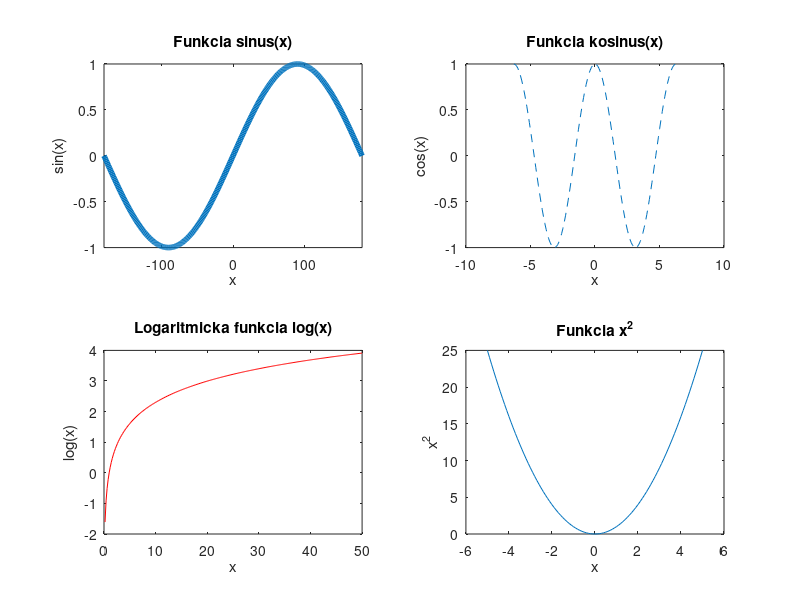

This figure's MATLAB source:
x1 = -180:1:180;
y1 = sind(x1);
subplot(2,2,1);
h1 = plot(x1, y1);
set(h1, 'LineWidth', 4);
title('Funkcia sinus(x)');
xlabel('x');
ylabel('sin(x)');
xlim([-180, 180]);



x2 = -2*pi:0.1:2*pi;
y2 = cos(x2);
subplot(2,2,2);
h2 = plot(x2, y2);

set(h2, 'LineStyle', '--'); 

title('Funkcia kosinus(x)');
xlabel('x');
ylabel('cos(x)');

x3 = 0:0.2:50;
y3 = log(x3);
subplot(2,2,3);
h3 = plot(x3, y3);

set(h3, 'Color', 'r'); 

title('Logaritmicka funkcia log(x)');
xlabel('x');
ylabel('log(x)');
xlim([0, 50]);




x4 = -5:0.1:5;
y4 = x4.^2;
subplot(2,2,4);
h4 = plot(x4, y4);
title('Funkcia x^2');
xlabel('x');
ylabel('x^2');
